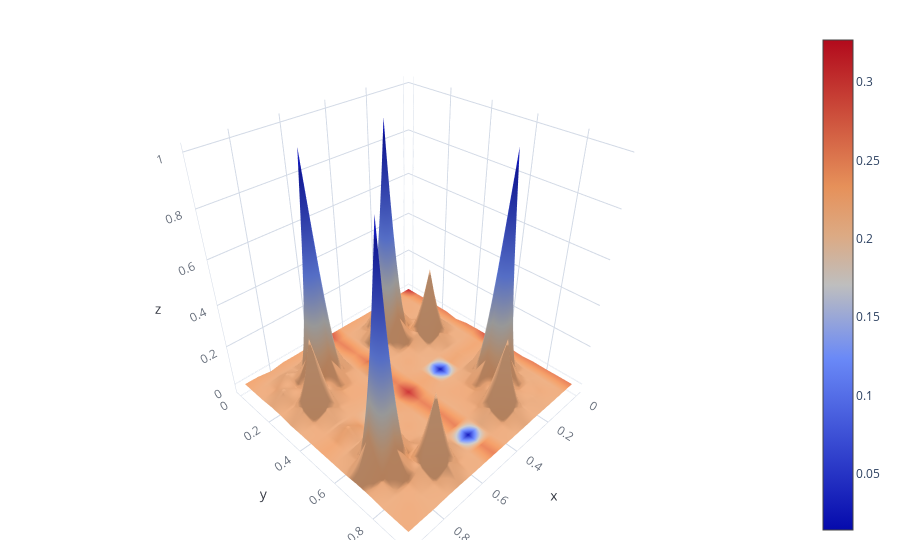

Source (notebook cell):
### Code cell
import plotly.graph_objects as go

rp.plotly_setup(is_dark)

grid_vals = np.linspace(0, 1, ngrid + 1)[:-1]
fig = go.Figure(data=[go.Surface(
    x=grid_vals,
    y=grid_vals,
    z=np.array(predictive_mean).reshape(ngrid, ngrid),
    surfacecolor=np.array(predictive_std).reshape(ngrid, ngrid),
)])

fig

### Figure 1 — Plotly figure (JSON) as saved in the notebook; plotly's stock layout.template omitted (floating-point values rounded to 4 significant figures; data arrays with more than 128 entries replaced by an {"elided": "..."} marker saying what was removed)
{"data": [{"surfacecolor": {"elided": "16x16 float values"}, "type": "surface", "x": [0, 0.0625, 0.125, 0.1875, 0.25, 0.3125, 0.375, 0.4375, 0.5, 0.5625, 0.625, 0.6875, 0.75, 0.8125, 0.875, 0.9375], "y": [0, 0.0625, 0.125, 0.1875, 0.25, 0.3125, 0.375, 0.4375, 0.5, 0.5625, 0.625, 0.6875, 0.75, 0.8125, 0.875, 0.9375], "z": {"elided": "16x16 float values"}}], "layout": {}}
